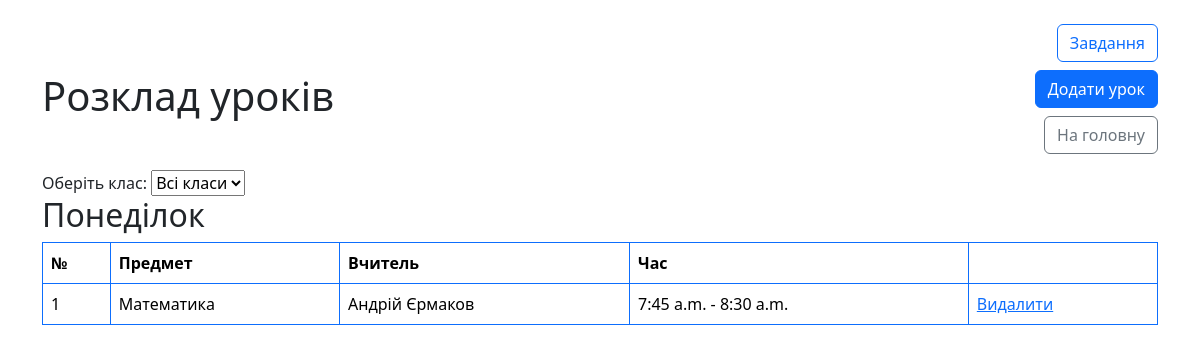
Page /schedule/ (signed in) on the earlier database version.
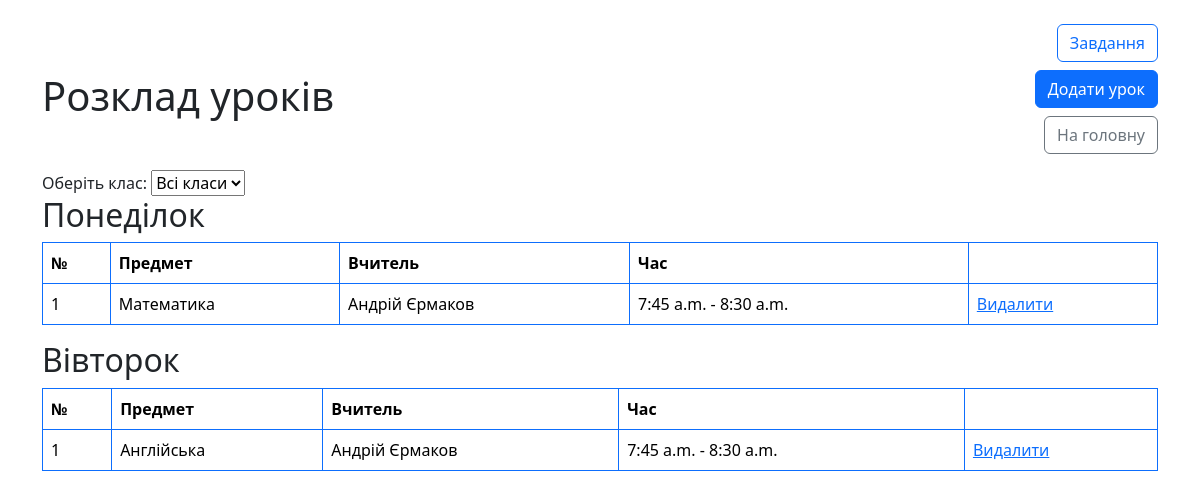
Same page on the later database version.
### electronic_diary/models.py (models this page shows, shortened)
class Schedule(models.Model):
    DAYS_OF_WEEK = [
        ('mon', 'Понеділок'),
        ('tue', 'Вівторок'),
        ('wed', 'Середа'),
        ('thu', 'Четвер'),
        ('fri', 'П’ятниця'),
        ('sat', 'Субота'),
    ]
    school_class = models.ForeignKey(SchoolClass, on_delete=models.CASCADE)
    subject = models.ForeignKey(Subject, on_delete=models.CASCADE)
    teacher = models.ForeignKey(Teacher, on_delete=models.SET_NULL, null=True, blank=True)
    day_of_week = models.CharField(max_length=10, choices=DAYS_OF_WEEK)
    lesson_number = models.PositiveIntegerField()
    start_time = models.TimeField()
    end_time = models.TimeField()

class Subject(models.Model):
    name = models.CharField(max_length=30)

class Teacher(models.Model):
    user = models.OneToOneField(User, on_delete=models.CASCADE)
    subjects = models.ManyToManyField(Subject, blank=True)

### electronic_diary/views.py (the view)
# urls.py: path("schedule/", views.ScheduleListView.as_view(), name="schedule"),
class ScheduleListView(LoginRequiredMixin, ListView):
    model = models.Schedule
    template_name = "electronic_diary/schedule.html"
    context_object_name = "schedules"
    def get_queryset(self):
        user = self.request.user
        request = self.request
        queryset = models.Schedule.objects.order_by("day_of_week", "lesson_number")
        class_id = request.GET.get("class_id")
        if class_id:
            request.session["selected_class_id"] = class_id
        else:
            class_id = request.session.get("selected_class_id")
        if hasattr(user, "teacher"):
            if class_id:
                queryset = queryset.filter(school_class_id=class_id)
        else:
            profile = getattr(user, "profile", None)
            if profile and profile.school_class:
                queryset = queryset.filter(school_class=profile.school_class)
            else:
                return models.Schedule.objects.none()
        return queryset
    def get_context_data(self, **kwargs):
        context = super().get_context_data(**kwargs)
        grouped = {}
        for sched in context["schedules"]:
            grouped.setdefault(sched.day_of_week, []).append(sched)
        context["grouped_schedules"] = grouped
        if hasattr(self.request.user, "teacher"):
            context["school_classes"] = models.SchoolClass.objects.all()
            context["selected_class_id"] = self.request.session.get("selected_class_id")
        return context

### electronic_diary/templates/electronic_diary/schedule.html (shortened to what this page needs)
<!DOCTYPE html>
<html lang="en">
<head>
    <link href="https://cdn.jsdelivr.net/npm/bootstrap@5.3.8/dist/css/bootstrap.min.css" rel="stylesheet">
</head>
<body>
<div class="container mt-4">
    <div class="row mb-3">
        <div class="col-md-8">
            <h1 class="mt-5">Розклад уроків</h1>
        </div>
        <div class="col-md-4 text-end">
            <a href="{% url 'electronic_diary:diary' %}" class="btn btn-outline-primary mb-2">
                Завдання
            </a><br>
            {% if user.is_authenticated and user.teacher %}
                <a href="{% url 'electronic_diary:schedule-create' %}" class="btn btn-primary mb-2">
                    Додати урок
                </a><br>
            {% endif %}
            <a href="{% url 'electronic_diary:home' %}" class="btn btn-outline-secondary">
                На головну
            </a>
        </div>
    </div>
            {% if user.is_authenticated and user.teacher %}
            <form method="get" action="">
                <label>Оберіть клас:</label>
                <select name="class_id" onchange="this.form.submit()">
                    <option value="">Всі класи</option>
                </select>
            </form>
            {% endif %}
            {% for day, lessons in grouped_schedules.items %}
                <h2>{{ lessons.0.get_day_of_week_display }}</h2>
                <table border="1" class="table table-bordered border-primary">
                    <tr>
                        <th>№</th>
                        <th>Предмет</th>
                        <th>Вчитель</th>
                        <th>Час</th>
                    </tr>
                    {% for lesson in lessons %}
                    <tr>
                        <td>{{ lesson.lesson_number }}</td>
                        <td>{{ lesson.subject.name }}</td>
                        <td>{{ lesson.teacher.user.get_full_name }}</td>
                        <td>{{ lesson.start_time }} - {{ lesson.end_time }}</td>
                        <td>
                            {% if user.is_authenticated and user.teacher %}
                                <a href="{% url 'electronic_diary:schedule-delete' lesson.pk %}">Видалити</a>
                            {% endif %}
                        </td>
                    </tr>
                    {% endfor %}
                </table>
            {% endfor %}
</div>
</body>
</html>

Differences in the rows shown:
added Schedule: day_of_week "Вівторок", lesson_number "1", subject.name "Англійська", teacher.user.get_full_name "Андрій Єрмаков", start_time "7:45 a.m.", end_time "8:30 a.m."
